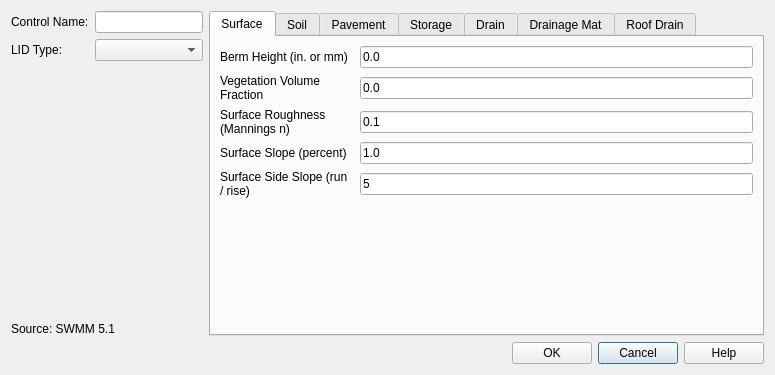
<?xml version="1.0" encoding="UTF-8"?>
<ui version="4.0">
 <class>Dialog</class>
 <widget class="QDialog" name="Dialog">
  <property name="geometry">
   <rect>
    <x>0</x>
    <y>0</y>
    <width>775</width>
    <height>375</height>
   </rect>
  </property>
  <property name="minimumSize">
   <size>
    <width>620</width>
    <height>375</height>
   </size>
  </property>
  <property name="windowTitle">
   <string>LIDS</string>
  </property>
  <layout class="QGridLayout" name="gridLayout_5">
   <item row="0" column="0">
    <layout class="QGridLayout" name="gridLayout_2">
     <item row="0" column="0">
      <layout class="QGridLayout" name="gridLayout_3">
       <property name="sizeConstraint">
        <enum>QLayout::SetDefaultConstraint</enum>
       </property>
       <item row="1" column="0">
        <widget class="QLabel" name="lbl_section_image">
         <property name="sizePolicy">
          <sizepolicy hsizetype="Minimum" vsizetype="Preferred">
           <horstretch>0</horstretch>
           <verstretch>0</verstretch>
          </sizepolicy>
         </property>
         <property name="text">
          <string/>
         </property>
         <property name="scaledContents">
          <bool>true</bool>
         </property>
        </widget>
       </item>
       <item row="2" column="0">
        <widget class="QLabel" name="label_source_img">
         <property name="sizePolicy">
          <sizepolicy hsizetype="Minimum" vsizetype="Fixed">
           <horstretch>0</horstretch>
           <verstretch>0</verstretch>
          </sizepolicy>
         </property>
         <property name="text">
          <string>Source: SWMM 5.1</string>
         </property>
        </widget>
       </item>
       <item row="0" column="0">
        <layout class="QGridLayout" name="gridLayout">
         <property name="sizeConstraint">
          <enum>QLayout::SetMinimumSize</enum>
         </property>
         <property name="bottomMargin">
          <number>0</number>
         </property>
         <item row="0" column="1">
          <widget class="QLineEdit" name="txt_name">
           <property name="sizePolicy">
            <sizepolicy hsizetype="Minimum" vsizetype="Fixed">
             <horstretch>0</horstretch>
             <verstretch>0</verstretch>
            </sizepolicy>
           </property>
          </widget>
         </item>
         <item row="0" column="0">
          <widget class="QLabel" name="lbl_control_name">
           <property name="sizePolicy">
            <sizepolicy hsizetype="Minimum" vsizetype="Fixed">
             <horstretch>0</horstretch>
             <verstretch>0</verstretch>
            </sizepolicy>
           </property>
           <property name="text">
            <string>Control Name:</string>
           </property>
          </widget>
         </item>
         <item row="1" column="0">
          <widget class="QLabel" name="lbl_lid_type">
           <property name="sizePolicy">
            <sizepolicy hsizetype="Minimum" vsizetype="Fixed">
             <horstretch>0</horstretch>
             <verstretch>0</verstretch>
            </sizepolicy>
           </property>
           <property name="text">
            <string>LID Type:</string>
           </property>
          </widget>
         </item>
         <item row="1" column="1">
          <widget class="QComboBox" name="cmb_lidtype">
           <property name="sizePolicy">
            <sizepolicy hsizetype="Minimum" vsizetype="Fixed">
             <horstretch>0</horstretch>
             <verstretch>0</verstretch>
            </sizepolicy>
           </property>
          </widget>
         </item>
        </layout>
       </item>
      </layout>
     </item>
     <item row="0" column="1">
      <layout class="QGridLayout" name="gridLayout_4">
       <property name="sizeConstraint">
        <enum>QLayout::SetDefaultConstraint</enum>
       </property>
       <item row="0" column="0">
        <widget class="QTabWidget" name="tab_lidlayers">
         <property name="enabled">
          <bool>true</bool>
         </property>
         <property name="currentIndex">
          <number>0</number>
         </property>
         <property name="documentMode">
          <bool>false</bool>
         </property>
         <property name="tabsClosable">
          <bool>false</bool>
         </property>
         <property name="movable">
          <bool>false</bool>
         </property>
         <widget class="QWidget" name="surface">
          <attribute name="title">
           <string>Surface</string>
          </attribute>
          <layout class="QGridLayout" name="gridLayout_6">
           <item row="0" column="0">
            <widget class="QLabel" name="lbl_berm_height">
             <property name="text">
              <string>Berm Height (in. or mm)</string>
             </property>
             <property name="wordWrap">
              <bool>true</bool>
             </property>
            </widget>
           </item>
           <item row="0" column="1">
            <widget class="QLineEdit" name="txt_1_berm_height">
             <property name="text">
              <string>0.0</string>
             </property>
            </widget>
           </item>
           <item row="1" column="0">
            <widget class="QLabel" name="lbl_vegetation_volume">
             <property name="text">
              <string>Vegetation Volume Fraction</string>
             </property>
             <property name="wordWrap">
              <bool>true</bool>
             </property>
            </widget>
           </item>
           <item row="2" column="0">
            <widget class="QLabel" name="lbl_surface_roughness">
             <property name="text">
              <string>Surface Roughness (Mannings n)</string>
             </property>
             <property name="wordWrap">
              <bool>true</bool>
             </property>
            </widget>
           </item>
           <item row="3" column="0">
            <widget class="QLabel" name="lbl_surface_slope">
             <property name="text">
              <string>Surface Slope (percent)</string>
             </property>
             <property name="wordWrap">
              <bool>true</bool>
             </property>
             <property name="margin">
              <number>0</number>
             </property>
            </widget>
           </item>
           <item row="2" column="1">
            <widget class="QLineEdit" name="txt_3_surface_roughness">
             <property name="text">
              <string>0.1</string>
             </property>
            </widget>
           </item>
           <item row="3" column="1">
            <widget class="QLineEdit" name="txt_4_surface_slope">
             <property name="text">
              <string>1.0</string>
             </property>
            </widget>
           </item>
           <item row="4" column="1">
            <widget class="QLineEdit" name="txt_5_surface_side_slope">
             <property name="text">
              <string>5</string>
             </property>
            </widget>
           </item>
           <item row="4" column="0">
            <widget class="QLabel" name="lbl_surface_side_slope">
             <property name="text">
              <string>Surface Side Slope (run / rise)</string>
             </property>
             <property name="wordWrap">
              <bool>true</bool>
             </property>
             <property name="margin">
              <number>0</number>
             </property>
            </widget>
           </item>
           <item row="1" column="1">
            <widget class="QLineEdit" name="txt_2_vegetation_volume">
             <property name="text">
              <string>0.0</string>
             </property>
            </widget>
           </item>
           <item row="5" column="0">
            <spacer name="verticalSpacer">
             <property name="orientation">
              <enum>Qt::Vertical</enum>
             </property>
             <property name="sizeHint" stdset="0">
              <size>
               <width>20</width>
               <height>40</height>
              </size>
             </property>
            </spacer>
           </item>
          </layout>
         </widget>
         <widget class="QWidget" name="soil">
          <attribute name="title">
           <string>Soil</string>
          </attribute>
          <layout class="QGridLayout" name="gridLayout_7">
           <item row="2" column="1">
            <widget class="QLineEdit" name="txt_3_field_capacity">
             <property name="text">
              <string>0.2</string>
             </property>
             <property name="placeholderText">
              <string/>
             </property>
            </widget>
           </item>
           <item row="3" column="1">
            <widget class="QLineEdit" name="txt_4_wilting_point">
             <property name="text">
              <string>0.1</string>
             </property>
             <property name="placeholderText">
              <string/>
             </property>
            </widget>
           </item>
           <item row="1" column="1">
            <widget class="QLineEdit" name="txt_2_porosity">
             <property name="text">
              <string>0.5</string>
             </property>
             <property name="placeholderText">
              <string/>
             </property>
            </widget>
           </item>
           <item row="1" column="0">
            <widget class="QLabel" name="lbl_porosity">
             <property name="text">
              <string>Porosity    (volume fraction)</string>
             </property>
             <property name="wordWrap">
              <bool>true</bool>
             </property>
            </widget>
           </item>
           <item row="2" column="0">
            <widget class="QLabel" name="lbl_field_capacity">
             <property name="text">
              <string>Field Capacity (volume fraction)</string>
             </property>
             <property name="wordWrap">
              <bool>true</bool>
             </property>
            </widget>
           </item>
           <item row="4" column="1">
            <widget class="QLineEdit" name="txt_5_conductivity">
             <property name="text">
              <string>0.5</string>
             </property>
             <property name="placeholderText">
              <string/>
             </property>
            </widget>
           </item>
           <item row="3" column="0">
            <widget class="QLabel" name="lbl_wilting_point">
             <property name="text">
              <string>Wilting Point (volume fraction)</string>
             </property>
             <property name="wordWrap">
              <bool>true</bool>
             </property>
             <property name="margin">
              <number>0</number>
             </property>
            </widget>
           </item>
           <item row="0" column="0">
            <widget class="QLabel" name="lbl_thickness">
             <property name="text">
              <string>Thickness (in. or mm)</string>
             </property>
             <property name="wordWrap">
              <bool>true</bool>
             </property>
            </widget>
           </item>
           <item row="0" column="1">
            <widget class="QLineEdit" name="txt_1_thickness">
             <property name="text">
              <string>0</string>
             </property>
             <property name="placeholderText">
              <string/>
             </property>
            </widget>
           </item>
           <item row="4" column="0">
            <widget class="QLabel" name="lbl_conductivity">
             <property name="text">
              <string>Conductivity    (in/hr or mm/hr)</string>
             </property>
             <property name="wordWrap">
              <bool>true</bool>
             </property>
            </widget>
           </item>
           <item row="5" column="0">
            <widget class="QLabel" name="lbl_conducticity_slope">
             <property name="text">
              <string>Conductivity Slope</string>
             </property>
             <property name="wordWrap">
              <bool>true</bool>
             </property>
            </widget>
           </item>
           <item row="5" column="1">
            <widget class="QLineEdit" name="txt_6_conducticity_slope">
             <property name="text">
              <string>10.0</string>
             </property>
             <property name="placeholderText">
              <string/>
             </property>
            </widget>
           </item>
           <item row="6" column="1">
            <widget class="QLineEdit" name="txt_7_suction_head">
             <property name="text">
              <string>3.5</string>
             </property>
             <property name="placeholderText">
              <string/>
             </property>
            </widget>
           </item>
           <item row="6" column="0">
            <widget class="QLabel" name="lbl_suction_head">
             <property name="text">
              <string>Suction Head (in. or mm)</string>
             </property>
             <property name="wordWrap">
              <bool>true</bool>
             </property>
            </widget>
           </item>
           <item row="7" column="0">
            <spacer name="verticalSpacer_2">
             <property name="orientation">
              <enum>Qt::Vertical</enum>
             </property>
             <property name="sizeHint" stdset="0">
              <size>
               <width>20</width>
               <height>40</height>
              </size>
             </property>
            </spacer>
           </item>
          </layout>
         </widget>
         <widget class="QWidget" name="pavement">
          <attribute name="title">
           <string>Pavement</string>
          </attribute>
          <layout class="QGridLayout" name="gridLayout_8">
           <item row="0" column="1">
            <widget class="QLineEdit" name="txt_1_thickness_pavement">
             <property name="text">
              <string>0</string>
             </property>
            </widget>
           </item>
           <item row="0" column="0">
            <widget class="QLabel" name="lbl_thinkness_pavement">
             <property name="text">
              <string>Thickness (in. or mm)</string>
             </property>
             <property name="wordWrap">
              <bool>true</bool>
             </property>
            </widget>
           </item>
           <item row="1" column="1">
            <widget class="QLineEdit" name="txt_2_void_ratio_pavement">
             <property name="text">
              <string>0.15</string>
             </property>
            </widget>
           </item>
           <item row="1" column="0">
            <widget class="QLabel" name="lbl_void_ratio_pavement">
             <property name="text">
              <string>Void Ratio (Void / Solids)</string>
             </property>
             <property name="wordWrap">
              <bool>true</bool>
             </property>
            </widget>
           </item>
           <item row="2" column="0">
            <widget class="QLabel" name="lbl_imprevious_surface">
             <property name="text">
              <string>Imprevious Surface Fraction</string>
             </property>
             <property name="wordWrap">
              <bool>true</bool>
             </property>
            </widget>
           </item>
           <item row="6" column="1">
            <widget class="QLineEdit" name="txt_7_regeneration_fraction">
             <property name="text">
              <string>0</string>
             </property>
            </widget>
           </item>
           <item row="3" column="0">
            <widget class="QLabel" name="lbl__permeability">
             <property name="text">
              <string>Permeability    (in/hr or mm/hr)</string>
             </property>
             <property name="wordWrap">
              <bool>true</bool>
             </property>
             <property name="margin">
              <number>0</number>
             </property>
            </widget>
           </item>
           <item row="5" column="0">
            <widget class="QLabel" name="lbl_regeneration_interval">
             <property name="text">
              <string>Regeneration Interval (days)</string>
             </property>
             <property name="wordWrap">
              <bool>true</bool>
             </property>
            </widget>
           </item>
           <item row="3" column="1">
            <widget class="QLineEdit" name="txt_4_permeability">
             <property name="text">
              <string>100</string>
             </property>
            </widget>
           </item>
           <item row="4" column="1">
            <widget class="QLineEdit" name="txt_5_clogging_factor_pavement">
             <property name="text">
              <string>0</string>
             </property>
            </widget>
           </item>
           <item row="6" column="0">
            <widget class="QLabel" name="lbl_regeneration_fraction">
             <property name="text">
              <string>Regeneration Fraction</string>
             </property>
             <property name="wordWrap">
              <bool>true</bool>
             </property>
            </widget>
           </item>
           <item row="2" column="1">
            <widget class="QLineEdit" name="txt_3_imprevious_surface">
             <property name="text">
              <string>0</string>
             </property>
            </widget>
           </item>
           <item row="4" column="0">
            <widget class="QLabel" name="lbl_clogging_factor_pavement">
             <property name="text">
              <string>Clogging Factor</string>
             </property>
             <property name="wordWrap">
              <bool>true</bool>
             </property>
            </widget>
           </item>
           <item row="5" column="1">
            <widget class="QLineEdit" name="txt_6_regeneration_interval">
             <property name="text">
              <string>0</string>
             </property>
            </widget>
           </item>
           <item row="7" column="0">
            <spacer name="verticalSpacer_3">
             <property name="orientation">
              <enum>Qt::Vertical</enum>
             </property>
             <property name="sizeHint" stdset="0">
              <size>
               <width>20</width>
               <height>40</height>
              </size>
             </property>
            </spacer>
           </item>
          </layout>
         </widget>
         <widget class="QWidget" name="storage">
          <attribute name="title">
           <string>Storage</string>
          </attribute>
          <layout class="QGridLayout" name="gridLayout_9">
           <item row="2" column="1">
            <widget class="QLineEdit" name="txt_3_seepage_rate">
             <property name="text">
              <string>0.5</string>
             </property>
            </widget>
           </item>
           <item row="3" column="1">
            <widget class="QLineEdit" name="txt_4_clogging_factor_storage">
             <property name="text">
              <string>0</string>
             </property>
            </widget>
           </item>
           <item row="1" column="0">
            <widget class="QLabel" name="lbl_void_ratio_storage">
             <property name="text">
              <string>Void Ratio (Voids / Solids)</string>
             </property>
             <property name="wordWrap">
              <bool>true</bool>
             </property>
            </widget>
           </item>
           <item row="0" column="1">
            <widget class="QLineEdit" name="txt_1_thickness_storage">
             <property name="text">
              <string>0</string>
             </property>
            </widget>
           </item>
           <item row="1" column="1">
            <widget class="QLineEdit" name="txt_2_void_ratio_storage">
             <property name="text">
              <string>0.75</string>
             </property>
            </widget>
           </item>
           <item row="0" column="0">
            <widget class="QLabel" name="lbl_thickness_storage">
             <property name="text">
              <string>Thickness (in. or mm)</string>
             </property>
             <property name="wordWrap">
              <bool>true</bool>
             </property>
            </widget>
           </item>
           <item row="2" column="0">
            <widget class="QLabel" name="lbl_seepage_rate">
             <property name="text">
              <string>Seepage Rate (in/hr or mm/hr)</string>
             </property>
             <property name="wordWrap">
              <bool>true</bool>
             </property>
            </widget>
           </item>
           <item row="3" column="0">
            <widget class="QLabel" name="lbl_clogging_factor_storage">
             <property name="text">
              <string>Clogging Factor</string>
             </property>
             <property name="wordWrap">
              <bool>true</bool>
             </property>
             <property name="margin">
              <number>0</number>
             </property>
            </widget>
           </item>
           <item row="4" column="0">
            <spacer name="verticalSpacer_4">
             <property name="orientation">
              <enum>Qt::Vertical</enum>
             </property>
             <property name="sizeHint" stdset="0">
              <size>
               <width>20</width>
               <height>40</height>
              </size>
             </property>
            </spacer>
           </item>
          </layout>
         </widget>
         <widget class="QWidget" name="drain">
          <attribute name="title">
           <string>Drain</string>
          </attribute>
          <layout class="QGridLayout" name="gridLayout_10">
           <item row="8" column="0" colspan="3">
            <widget class="QLabel" name="lbl_flow_description">
             <property name="text">
              <string>*Flow is in in/hr or mm/hr; use 0 if there is no drain.</string>
             </property>
             <property name="wordWrap">
              <bool>true</bool>
             </property>
            </widget>
           </item>
           <item row="2" column="0">
            <widget class="QLabel" name="lbl_offset">
             <property name="text">
              <string>Offset (in or mm)</string>
             </property>
             <property name="wordWrap">
              <bool>true</bool>
             </property>
            </widget>
           </item>
           <item row="0" column="0">
            <widget class="QLabel" name="lbl__flow_coefficient">
             <property name="text">
              <string>Flow Coefficient*</string>
             </property>
             <property name="wordWrap">
              <bool>true</bool>
             </property>
            </widget>
           </item>
           <item row="2" column="2">
            <widget class="QLineEdit" name="txt_3_offset">
             <property name="text">
              <string>6</string>
             </property>
            </widget>
           </item>
           <item row="1" column="0">
            <widget class="QLabel" name="lbl_flow_exponent">
             <property name="text">
              <string>Flow Exponent</string>
             </property>
             <property name="wordWrap">
              <bool>true</bool>
             </property>
            </widget>
           </item>
           <item row="0" column="2">
            <widget class="QLineEdit" name="txt_1_flow_coefficient">
             <property name="text">
              <string>0</string>
             </property>
            </widget>
           </item>
           <item row="1" column="2">
            <widget class="QLineEdit" name="txt_2_flow_exponent">
             <property name="text">
              <string>0.5</string>
             </property>
            </widget>
           </item>
           <item row="5" column="2">
            <widget class="QLineEdit" name="txt_6_closed_level">
             <property name="text">
              <string>0</string>
             </property>
            </widget>
           </item>
           <item row="6" column="1" colspan="2">
            <widget class="QComboBox" name="txt_7_cmb_control_curve">
             <property name="editable">
              <bool>false</bool>
             </property>
            </widget>
           </item>
           <item row="4" column="0" colspan="2">
            <widget class="QLabel" name="lbl_open_level">
             <property name="text">
              <string>Open Level (in or mm)</string>
             </property>
             <property name="wordWrap">
              <bool>true</bool>
             </property>
            </widget>
           </item>
           <item row="6" column="0">
            <widget class="QLabel" name="lbl_control_curve">
             <property name="text">
              <string>Control Curve</string>
             </property>
             <property name="wordWrap">
              <bool>true</bool>
             </property>
            </widget>
           </item>
           <item row="3" column="2">
            <widget class="QLineEdit" name="txt_4_drain_delay">
             <property name="text">
              <string>6</string>
             </property>
            </widget>
           </item>
           <item row="4" column="2">
            <widget class="QLineEdit" name="txt_5_open_level">
             <property name="text">
              <string>0</string>
             </property>
            </widget>
           </item>
           <item row="5" column="0" colspan="2">
            <widget class="QLabel" name="lbl_closed_level">
             <property name="text">
              <string>Closed Level (in or mm)</string>
             </property>
             <property name="wordWrap">
              <bool>true</bool>
             </property>
            </widget>
           </item>
           <item row="3" column="0">
            <widget class="QLabel" name="lbl_drain_delay">
             <property name="text">
              <string>Drain Delay (hrs)</string>
             </property>
             <property name="wordWrap">
              <bool>true</bool>
             </property>
             <property name="margin">
              <number>0</number>
             </property>
            </widget>
           </item>
           <item row="7" column="0">
            <spacer name="verticalSpacer_5">
             <property name="orientation">
              <enum>Qt::Vertical</enum>
             </property>
             <property name="sizeHint" stdset="0">
              <size>
               <width>20</width>
               <height>40</height>
              </size>
             </property>
            </spacer>
           </item>
          </layout>
         </widget>
         <widget class="QWidget" name="drainmat">
          <attribute name="title">
           <string>Drainage Mat</string>
          </attribute>
          <layout class="QGridLayout" name="gridLayout_11">
           <item row="1" column="1">
            <widget class="QLineEdit" name="txt_2_void_fraction">
             <property name="text">
              <string>0.5</string>
             </property>
            </widget>
           </item>
           <item row="2" column="1">
            <widget class="QLineEdit" name="txt_3_roughness">
             <property name="text">
              <string>0.1</string>
             </property>
            </widget>
           </item>
           <item row="0" column="1">
            <widget class="QLineEdit" name="txt_1_thickness_drainage">
             <property name="text">
              <string>3</string>
             </property>
            </widget>
           </item>
           <item row="1" column="0">
            <widget class="QLabel" name="lbl_void_fraction">
             <property name="text">
              <string>Void Fraction</string>
             </property>
             <property name="wordWrap">
              <bool>true</bool>
             </property>
            </widget>
           </item>
           <item row="2" column="0">
            <widget class="QLabel" name="lbl_roughness">
             <property name="text">
              <string>Roughness (Mannings n)</string>
             </property>
             <property name="wordWrap">
              <bool>true</bool>
             </property>
            </widget>
           </item>
           <item row="0" column="0">
            <widget class="QLabel" name="lbl_thickness_drainage">
             <property name="text">
              <string>Thickness (in. or mm)</string>
             </property>
             <property name="wordWrap">
              <bool>true</bool>
             </property>
            </widget>
           </item>
           <item row="3" column="0">
            <spacer name="verticalSpacer_6">
             <property name="orientation">
              <enum>Qt::Vertical</enum>
             </property>
             <property name="sizeHint" stdset="0">
              <size>
               <width>20</width>
               <height>40</height>
              </size>
             </property>
            </spacer>
           </item>
          </layout>
         </widget>
         <widget class="QWidget" name="rooftop">
          <attribute name="title">
           <string>Roof Drain</string>
          </attribute>
          <layout class="QGridLayout" name="gridLayout_12">
           <item row="0" column="1">
            <widget class="QLineEdit" name="txt_flow_capacity">
             <property name="text">
              <string>0</string>
             </property>
            </widget>
           </item>
           <item row="0" column="0">
            <widget class="QLabel" name="lbl_flow_capacity">
             <property name="text">
              <string>Flow Capacity (in/hr or mm/hr)</string>
             </property>
             <property name="wordWrap">
              <bool>true</bool>
             </property>
             <property name="margin">
              <number>0</number>
             </property>
            </widget>
           </item>
           <item row="1" column="0">
            <spacer name="verticalSpacer_7">
             <property name="orientation">
              <enum>Qt::Vertical</enum>
             </property>
             <property name="sizeHint" stdset="0">
              <size>
               <width>20</width>
               <height>40</height>
              </size>
             </property>
            </spacer>
           </item>
          </layout>
         </widget>
        </widget>
       </item>
      </layout>
     </item>
    </layout>
   </item>
   <item row="1" column="0">
    <layout class="QGridLayout" name="lyt_buttons">
     <item row="1" column="0">
      <spacer name="horizontalSpacer_2">
       <property name="orientation">
        <enum>Qt::Horizontal</enum>
       </property>
       <property name="sizeHint" stdset="0">
        <size>
         <width>40</width>
         <height>20</height>
        </size>
       </property>
      </spacer>
     </item>
     <item row="1" column="2">
      <widget class="QPushButton" name="btn_cancel">
       <property name="text">
        <string>Cancel</string>
       </property>
      </widget>
     </item>
     <item row="1" column="4">
      <widget class="QPushButton" name="btn_help">
       <property name="text">
        <string>Help</string>
       </property>
      </widget>
     </item>
     <item row="1" column="1">
      <widget class="QPushButton" name="btn_ok">
       <property name="text">
        <string>OK</string>
       </property>
      </widget>
     </item>
    </layout>
   </item>
  </layout>
 </widget>
 <resources/>
 <connections/>
</ui>
